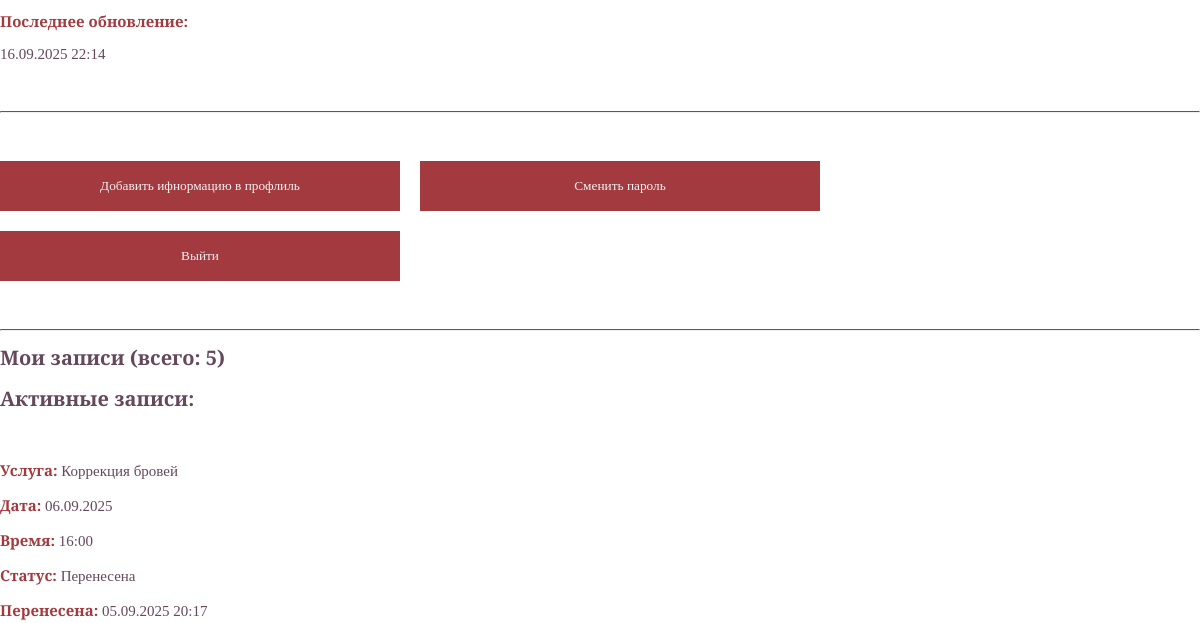
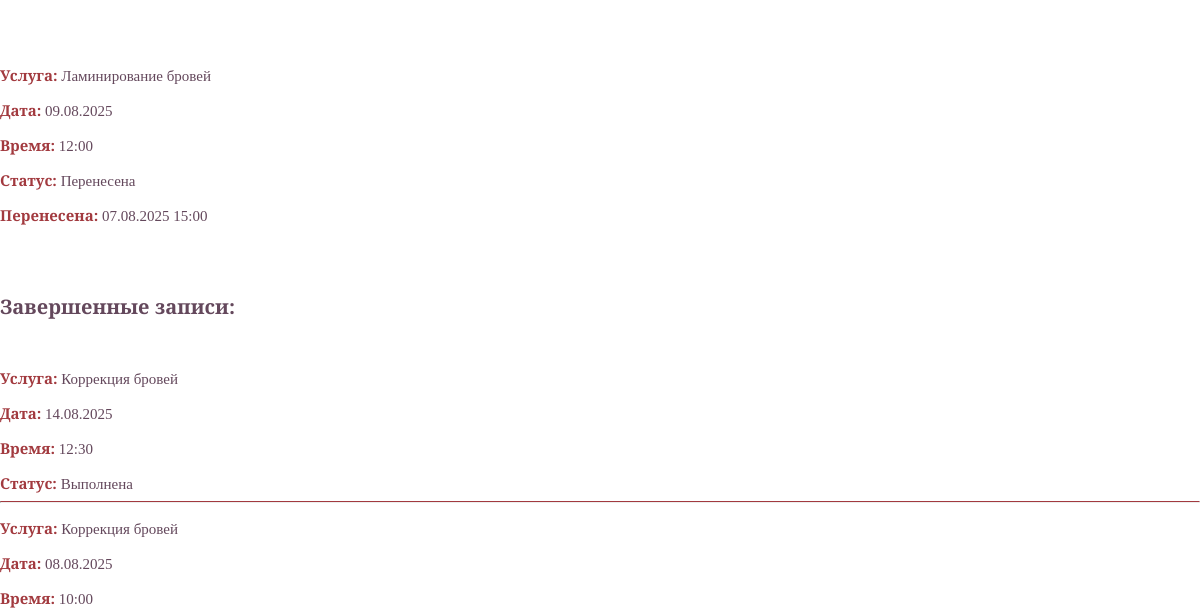
The page /profile/ (signed in, middle part) on the database as committed earlier (2 pictures, top to bottom).
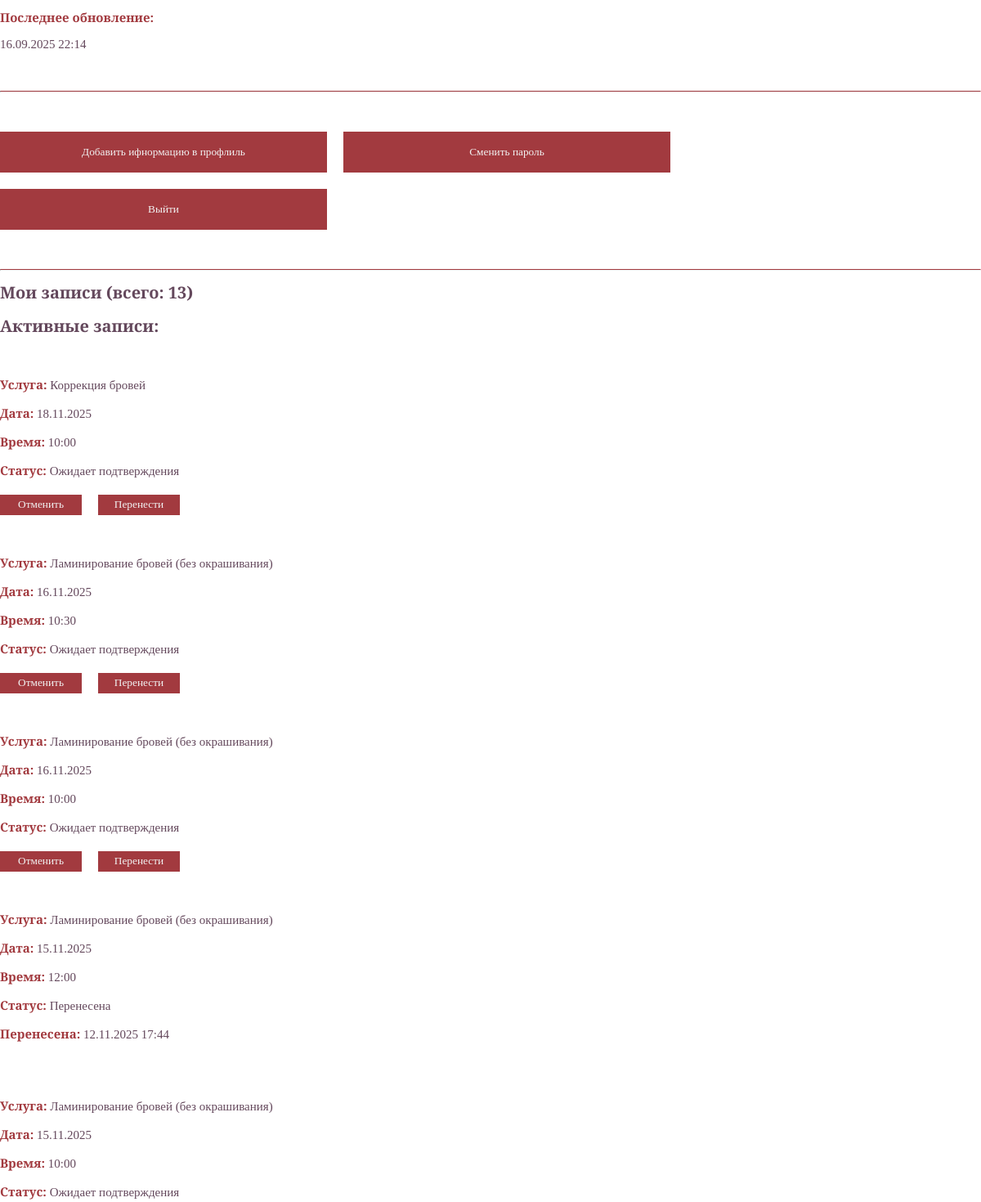
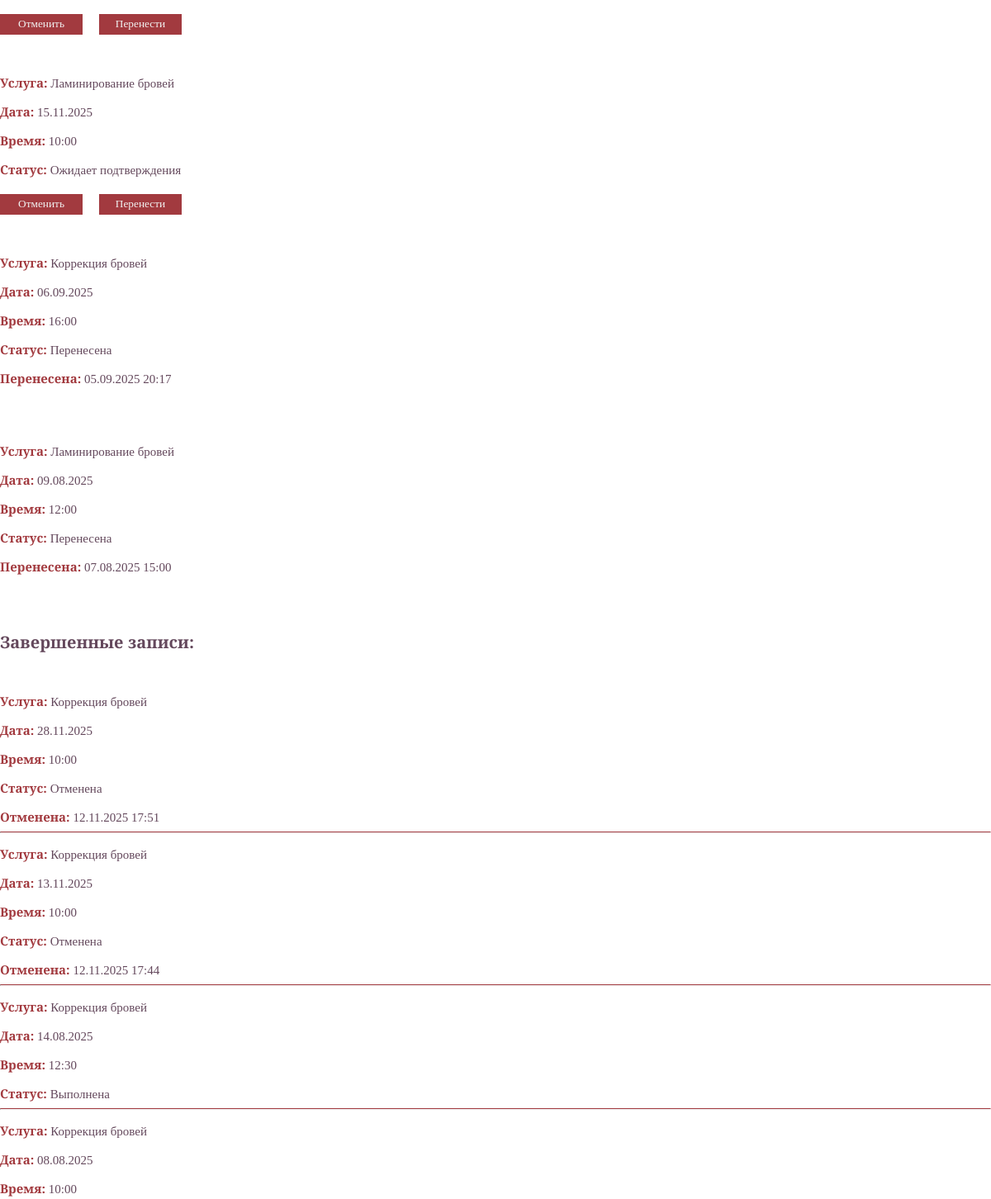
The same page on the database as committed later (2 pictures, top to bottom).
### userprofile/models.py (models this page shows, shortened)
class Profile(models.Model):
    user = models.OneToOneField(User, on_delete=models.CASCADE)
    first_name = models.CharField(max_length=50, blank=True, null=True)
    last_name = models.CharField(max_length=50, blank=True, null=True)
    phone = models.CharField(max_length=12, validators=[validate_phone])
    email = models.EmailField(max_length=255, blank=True, null=True)
    created_at = models.DateTimeField(auto_now_add=True)
    updated_at = models.DateTimeField(auto_now=True)

### appointment/models.py (models this page shows, shortened)
class Appointment(models.Model):
    STATUS_CHOICES = [
        ('pending', 'Ожидает подтверждения'),
        ('confirmed', 'Подтверждена'),
        ('completed', 'Выполнена'),
        ('cancelled', 'Отменена'),
        ('rescheduled', 'Перенесена'),
    ]
    first_name = models.CharField(max_length=50, blank=True, null=True)
    last_name = models.CharField(max_length=50, blank=True, null=True)
    service = models.ForeignKey(Forclient, on_delete=models.CASCADE, related_name='appoinments')
    date = models.DateTimeField()
    time = models.TimeField()
    phone = models.CharField(max_length=12, validators=[validate_phone])
    email = models.EmailField(blank=True)
    created_at = models.DateTimeField(auto_now_add=True, blank=True, null=True)
    master = models.ForeignKey(Master, on_delete=models.CASCADE, related_name='appointments')
    user = models.ForeignKey(User, on_delete=models.CASCADE, related_name='appointments', blank=True, null=True)
    status = models.CharField(max_length=20, choices=STATUS_CHOICES, default='pending')
    rescheduled_date = models.DateTimeField(blank=True, null=True)
    rescheduled_time = models.TimeField(blank=True, null=True)
    cancelled_at = models.DateTimeField(blank=True, null=True)
    updated_at = models.DateTimeField(auto_now=True)
    notes = models.TextField(blank=True, null=True)  # Дополнительные заметки
    @property
    def can_be_cancelled(self):
        return self.status in ['pending', 'confirmed']
    @property
    def can_be_rescheduled(self):
        return self.status in ['pending', 'confirmed']

### ivaapp/models.py (models this page shows)
class Forclient(models.Model):
    title = models.CharField(max_length=100)
    description = models.CharField(max_length=250)
    image = models.ImageField('ivaapp/images/')
    tags = models.ManyToManyField('Tag', blank=True)
    def __str__(self):
        return self.title

### userprofile/views.py (the view, shortened to what this page needs)
# urls.py: path('', views.profile_view, name='profile'),
@login_required
def profile_view(request):
    profile = request.user.profile
    appointments = Appointment.objects.filter(user=request.user).order_by('-date', '-time')
    active_appointments = appointments.filter(status__in=['pending', 'confirmed', 'rescheduled'])
    completed_appointments = appointments.filter(status__in=['completed', 'cancelled'])
    context = {
        'profile': profile,
        'active_appointments': active_appointments,
        'completed_appointments': completed_appointments,
        'total_appointments': appointments.count(),
    }
    return render(request, 'userprofile/profile.html', context)

### userprofile/templates/userprofile/profile.html (shortened to what this page needs)
<!DOCTYPE html>
{% load static %}
<html lang="en">
<head>
    <link rel="stylesheet" href="{% static 'css/main.css' %}">
</head>
<body>
    <div class="container-profile">
        <div class="profile-info" >
            <div class="user-details">
                <p><strong>Последнее обновление:</strong></p>
                <p>{{ profile.updated_at|date:"d.m.Y H:i" }}</p>
            </div>
        </div>
        <hr class="h-profile">
        <div class="change-for-profile-url">
            <form action="{% url 'userprofile:edit_profile' %}">
                <button class="btn-profile">Добавить ифнормацию в профлиль</button>
            </form>
            <form action="{% url 'userprofile:change_password' %}">
                <button class="btn-profile">Сменить пароль</button>
            </form>
            <form action="{% url 'logoutuser' %}" method="post">
                <button class="btn-profile">Выйти</button>
            </form>
        </div>
        <hr class="h-profile">
        <div>
            <h1 id="h1-p">Мои записи (всего: {{ total_appointments }})</h3>
            {% if active_appointments %}
                <h1 id="h1-p">Активные записи:</h4>
                {% for appointment in active_appointments %}
                    <div class="user-details">
                        <p><strong>Услуга:</strong> {{ appointment.service }}</p>
                        <p><strong>Дата:</strong> {{ appointment.date|date:"d.m.Y" }}</p>
                        <p><strong>Время:</strong> {{ appointment.time|time:"H:i" }}</p>
                        <p><strong>Статус:</strong> {{ appointment.get_status_display }}</p>
                        {% if appointment.status == 'rescheduled' %}
                            <p><strong>Перенесена:</strong> {{ appointment.updated_at|date:"d.m.Y H:i" }}</p>
                        {% endif %}
                        <div class="btn-profile-wrap">
                            {% if appointment.can_be_cancelled %}
                                <form method="post">
                                    <button type="submit" name="cancel_appointment" class="btn-profile2">Отменить</button>
                                </form>
                            {% endif %}
                            {% if appointment.can_be_rescheduled %}
                                <button onclick="showRescheduleForm({{ appointment.id }})" class="btn-profile2">Перенести</button>
                            {% endif %}
                        </div>
                    </div>
                {% endfor %}
            {% else %}
                <p id="h1r">У вас нет активных записей</p>
            {% endif %}
            <h4 id="h1-p">Завершенные записи:</h4>
            <div class="user-details">
                {% if completed_appointments %}
                    {% for appointment in completed_appointments %}
                        <div>
                            <p><strong>Услуга:</strong> {{ appointment.service }}</p>
                            <p><strong>Дата:</strong> {{ appointment.date|date:"d.m.Y" }}</p>
                            <p><strong>Время:</strong> {{ appointment.time|time:"H:i" }}</p>
                            <p><strong>Статус:</strong> {{ appointment.get_status_display }}</p>
                            {% if appointment.cancelled_at %}
                                <p><strong>Отменена:</strong> {{ appointment.cancelled_at|date:"d.m.Y H:i" }}</p>
                            {% endif %}
                        </div>
                        <hr class="h-profile">
                    {% endfor %}
                {% endif %}
            </div>
        </div>
    </div>
</body>
</html>

### ivaapp/static/css/main.css (style rules this page uses)
html { box-sizing: border-box; scroll-behavior: smooth; }
*, *::after, *::before { box-sizing: inherit; }
body { max-width: 1920px; font-family: "Playfair Display SC", serif; margin: 0 auto; }
.container-profile { max-width: 1400px; margin: 0 auto; }
.user-details p { color: #64485C; margin-bottom: 0; font-size:15px; }
.user-dateils p, strong { color:#A23A3F }
#h1-p { color:#64485C; font-size: 20px;; }
.container-profile { margin-top:120px; }
.user-details { margin-top:48px; margin-bottom:48px; }
.change-for-profile-url { margin-top:48px; margin-bottom:48px; display: flex; flex-wrap: wrap; gap: 20px; }
.btn-profile { width: 400px; font-family: "Playfair Display SC", serif; height: 50px; background-color: #A23A3F; border: none; color:#F2F2F2; transition: 0.5s; }
.btn-profile-wrap { display: flex; gap:20px; margin-top:20px; }
.btn-profile2 { width: 100px; font-family: "Playfair Display SC", serif; height: 25px; background-color: #A23A3F; border: none; color:#F2F2F2; transition: 0.5s; }
.h-profile { border-top: 1px solid #A23A3F; }

Rows that differ between the two databases and show on the page:
added Appointment: service "Коррекция бровей", date "18.11.2025", time "10:00", status "Ожидает подтверждения", shown under "Активные записи:"
added Appointment: service "Ламинирование бровей (без окрашивания)", date "16.11.2025", time "10:30", status "Ожидает подтверждения", shown under "Активные записи:"
added Appointment: service "Ламинирование бровей (без окрашивания)", date "16.11.2025", time "10:00", status "Ожидает подтверждения", shown under "Активные записи:"
added Appointment: service "Ламинирование бровей (без окрашивания)", date "15.11.2025", time "12:00", status "Перенесена", updated_at "12.11.2025 17:44", shown under "Активные записи:"
added Appointment: service "Ламинирование бровей (без окрашивания)", date "15.11.2025", time "10:00", status "Ожидает подтверждения", shown under "Активные записи:"
added Appointment: service "Ламинирование бровей", date "15.11.2025", time "10:00", status "Ожидает подтверждения", shown under "Активные записи:"
added Appointment: service "Коррекция бровей", date "28.11.2025", time "10:00", status "Отменена", cancelled_at "12.11.2025 17:51", shown under "Завершенные записи:"
added Appointment: service "Коррекция бровей", date "13.11.2025", time "10:00", status "Отменена", cancelled_at "12.11.2025 17:44", shown under "Завершенные записи:"
Other text that changed with them:
{{ total_appointments }}: "5" → "13"
